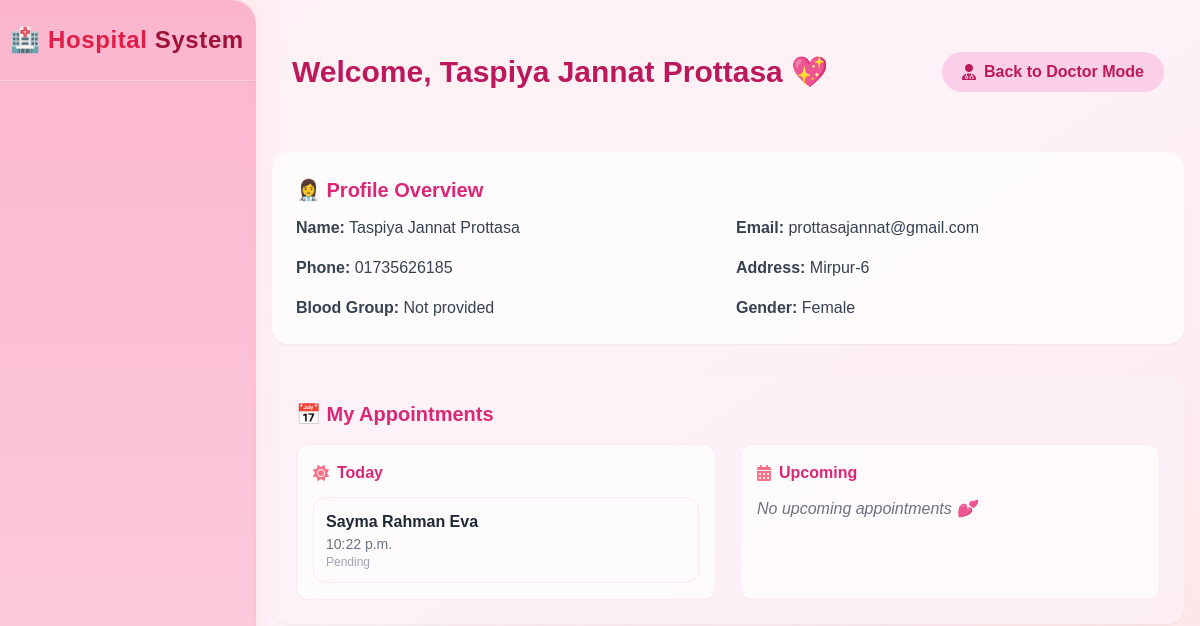
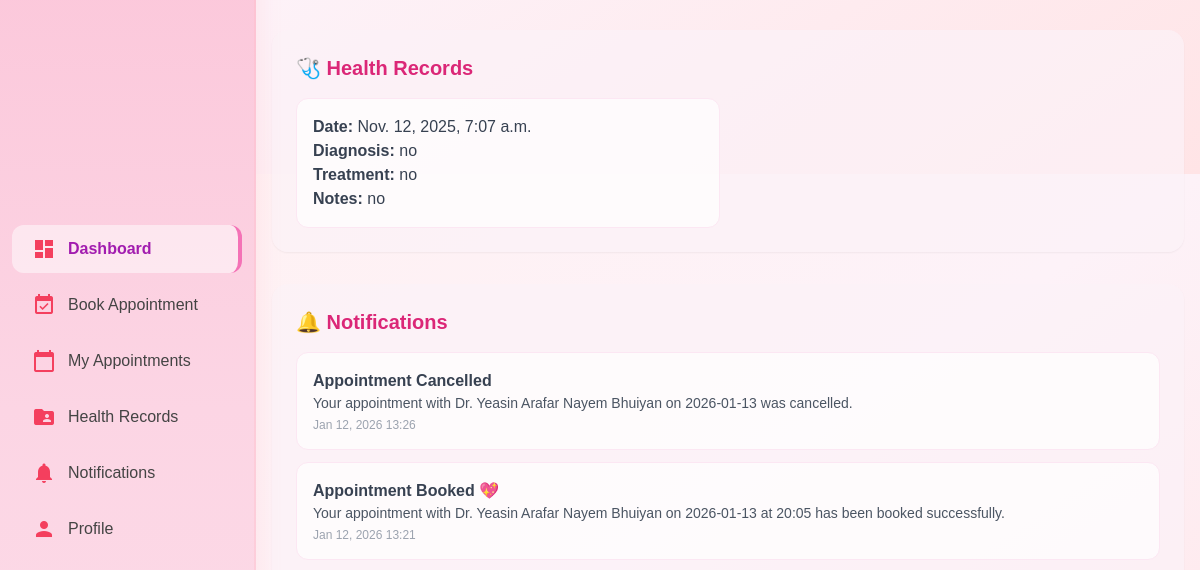
Page /patients/dashboard/ (signed in, upper part) on the earlier database version (2 pictures, top to bottom).
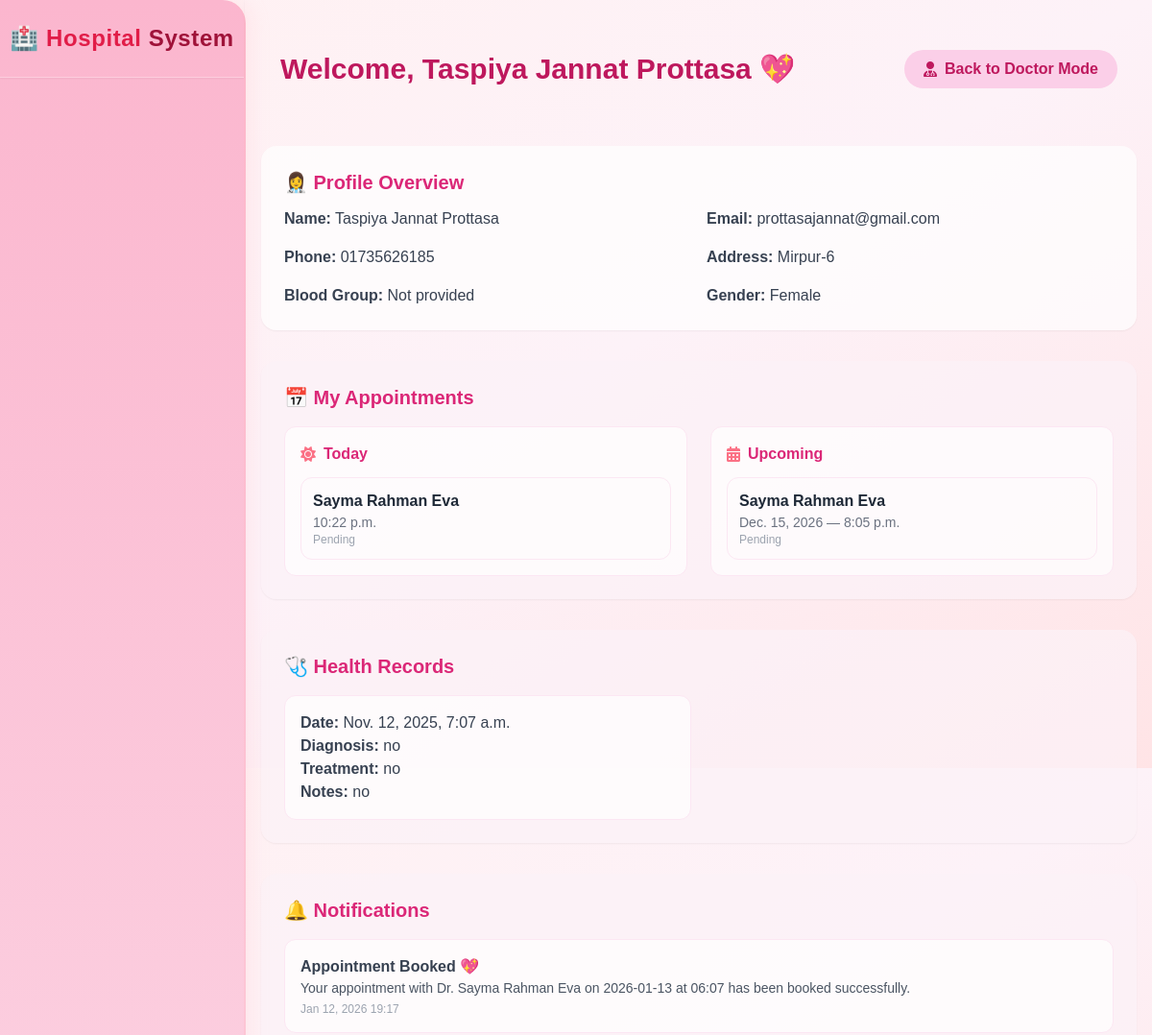
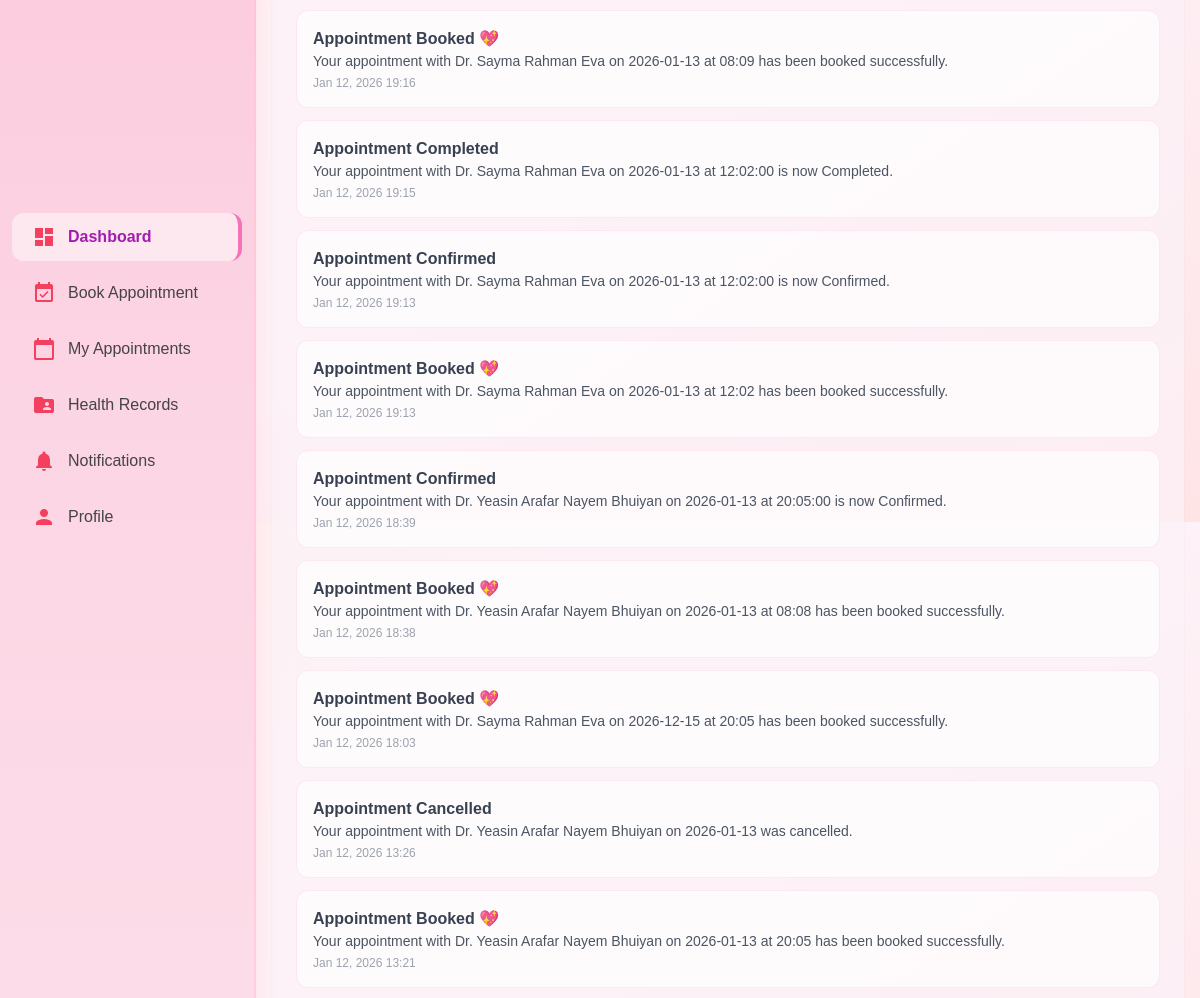
Same page on the later database version (2 pictures, top to bottom).
### doctors/models.py (models this page shows, shortened)
class Appointment(models.Model):
    doctor = models.ForeignKey(
        UserProfile,
        on_delete=models.CASCADE,
        related_name="appointments_by_doctor",
        limit_choices_to={'user_type': 'doctor'}
    )
    patient = models.ForeignKey(
        UserProfile,
        on_delete=models.CASCADE,
        related_name="appointments_by_patient",
        limit_choices_to={'user_type': 'patient'}
    )
    date = models.DateField(default=timezone.now)
    time = models.TimeField(default=timezone.now)
    phone = models.CharField(max_length=15)
    email = models.EmailField()
    service = models.CharField(max_length=100, blank=True, null=True)
    reason = models.TextField(blank=True, null=True)
    notes = models.TextField(blank=True, null=True)
    created_at = models.DateTimeField(default=timezone.now)
    status = models.CharField(
        max_length=20,
        choices=[('Pending', 'Pending'), ('Confirmed', 'Confirmed'),
                 ('Completed', 'Completed'), ('Cancelled', 'Cancelled')],
        default='Pending'
    )

### accounts/models.py (models this page shows, shortened)
class UserProfile(models.Model):
    USER_TYPE_CHOICES = (('patient', 'Patient'), ('doctor', 'Doctor'))
    username = models.CharField(max_length=150, unique=True)
    current_role = models.CharField(max_length=20, choices=[("doctor","Doctor"),("patient","Patient")], default="patient")
    email = models.EmailField(unique=True)
    name = models.CharField(max_length=255)
    password = models.CharField(max_length=256)
    user_type = models.CharField(max_length=10, choices=USER_TYPE_CHOICES)
    phone = models.CharField(max_length=15, blank=True, null=True)
    age = models.IntegerField(blank=True, null=True)
    address = models.TextField(blank=True, null=True)
    specialization = models.CharField(max_length=100, blank=True, null=True)
    license = models.CharField(max_length=50, blank=True, null=True)
    gender = models.CharField(max_length=10, blank=True, null=True)
    blood_group = models.CharField(max_length=3, blank=True, null=True)
    bio = models.TextField(blank=True, null=True)
    profile_pic = models.ImageField(upload_to="profiles/", blank=True, null=True)
    created_at = models.DateTimeField(auto_now_add=True)
    visit_fee = models.CharField(max_length=50, blank=True, null=True)
    objects = UserManager()

### patients/models.py (models this page shows, shortened)
class HealthRecord(models.Model):
    patient = models.ForeignKey(UserProfile, on_delete=models.CASCADE, related_name="health_records")
    doctor = models.ForeignKey(UserProfile, on_delete=models.SET_NULL, null=True, blank=True, related_name="doctor_records")
    diagnosis = models.TextField()
    treatment = models.TextField()
    notes = models.TextField(blank=True)
    date = models.DateTimeField(auto_now_add=True)

class Notification(models.Model):
    patient = models.ForeignKey(UserProfile, on_delete=models.CASCADE, related_name='notifications')
    title = models.CharField(max_length=255)
    message = models.TextField()
    created_at = models.DateTimeField(auto_now_add=True)
    is_read = models.BooleanField(default=False)

### patients/views.py (the view)
    def wrapper(request, *args, **kwargs):
        user = get_session_user(request)
        if not user:
            messages.warning(request, "Please login first.")
            return redirect("LogInSignUppage")
        return func(request, *args, **kwargs)

### doctors/context_processors.py (called while the page is built)
def doctor_context(request):
    user_id = request.session.get("user_id")
    if not user_id:
        return {}
    try:
        doctor = UserProfile.objects.get(id=user_id, user_type="doctor")
        return {"doctor": doctor}
    except UserProfile.DoesNotExist:
        return {}

### patients/context_processors.py (called while the page is built)
def patient_context(request):
    user_id = request.session.get("user_id")
    if not user_id:
        return {}
    try:
        patient = UserProfile.objects.get(id=user_id, user_type="patient")
        return {"patient": patient}
    except UserProfile.DoesNotExist:
        return {}

### patients/views.py (called while the page is built)
def get_session_user(request):
    user_id = request.session.get("user_id")
    if not user_id:
        return None
    try:
        user = UserProfile.objects.get(id=user_id)
        mode = request.session.get("mode")
        if mode == "patient":
            user.user_type = "patient"
        return user
    except UserProfile.DoesNotExist:
        return None

### patients/templates/patient_dashboard.html (shortened to what the changed rows need)
{% load static %}
<!DOCTYPE html>
<html lang="en">
<head>
  <script src="https://cdn.tailwindcss.com"></script>
  <link rel="stylesheet" href="https://cdnjs.cloudflare.com/ajax/libs/font-awesome/6.4.2/css/all.min.css" />
</head>
<body class="bg-gradient-to-br from-rose-50 via-pink-50 to-rose-100 min-h-screen text-gray-700 overflow-x-hidden">
  {% include 'patient_sidebar.html' %}
  <header class="mt-8 lg:ml-64 px-4">
    <div class="flex flex-col sm:flex-row justify-between items-center p-5 mb-6 mt-4">
      <h1 class="text-3xl font-bold text-pink-700 mb-3 sm:mb-0">
        Welcome, {{ user.name|default:"Patient" }} 💖
      </h1>
    </div>
  </header>
  <main class="main-content lg:ml-64 max-w-6xl mx-auto space-y-8 p-4">
    <section class="bg-white/70 rounded-2xl shadow-sm p-6">
      <h2 class="text-xl font-semibold text-pink-600 mb-3">👩‍⚕️ Profile Overview</h2>
    </section>
    <section class="bg-pink-50/70 rounded-2xl shadow-sm p-6">
      <h2 class="text-xl font-semibold text-pink-600 mb-4">📅 My Appointments</h2>
      {% if today_appointments or upcoming_appointments %}
      <div class="grid md:grid-cols-2 gap-6">
        <div class="bg-white/70 rounded-xl p-4 border border-pink-100">
          {% if today_appointments %}
            <div class="space-y-3">
              {% for a in today_appointments %}
              <div class="border border-pink-100 rounded-xl p-3 hover:bg-pink-50 transition">
                <p class="font-semibold text-gray-800">{{ a.doctor.name }}</p>
                <p class="text-sm text-gray-500">{{ a.time }}</p>
                <p class="text-xs text-gray-400">{{ a.status|capfirst }}</p>
              </div>
              {% endfor %}
            </div>
          {% else %}
            <p class="text-gray-500 italic">No appointments today 🌤️</p>
          {% endif %}
        </div>
        <div class="bg-white/70 rounded-xl p-4 border border-pink-100">
          <h3 class="text-pink-600 font-semibold mb-3 flex items-center gap-2">
            <i class="fa-solid fa-calendar-days text-rose-400"></i> Upcoming
          </h3>
          {% if upcoming_appointments %}
            <div class="space-y-3">
              {% for a in upcoming_appointments %}
              <div class="border border-pink-100 rounded-xl p-3 hover:bg-pink-50 transition">
                <p class="font-semibold text-gray-800">{{ a.doctor.name }}</p>
                <p class="text-sm text-gray-500">{{ a.date }} — {{ a.time }}</p>
                <p class="text-xs text-gray-400">{{ a.status|capfirst }}</p>
              </div>
              {% endfor %}
            </div>
          {% else %}
            <p class="text-gray-500 italic">No upcoming appointments 💕</p>
          {% endif %}
        </div>
      </div>
      {% else %}
        <p class="text-gray-500 italic">No appointments found 🌸</p>
      {% endif %}
    </section>
    <section class="bg-pink-50/70 rounded-2xl shadow-sm p-6">
      <h2 class="text-xl font-semibold text-pink-600 mb-4">🩺 Health Records</h2>
      {% if health_records %}
        <div class="grid sm:grid-cols-2 gap-4">
          {% for record in health_records %}
            <div class="p-4 border border-pink-100 bg-white/70 rounded-xl hover:bg-pink-50 transition">
              <p><strong>Date:</strong> {{ record.date }}</p>
              <p><strong>Diagnosis:</strong> {{ record.diagnosis }}</p>
              <p><strong>Treatment:</strong> {{ record.treatment }}</p>
              <p><strong>Notes:</strong> {{ record.notes|default:"-" }}</p>
            </div>
          {% endfor %}
        </div>
      {% else %}
        <p class="text-gray-500 italic">No health records found 🌼</p>
      {% endif %}
    </section>
    <section class="bg-pink-50/70 rounded-2xl shadow-sm p-6">
      <h2 class="text-xl font-semibold text-pink-600 mb-4">🔔 Notifications</h2>
      {% if notifications %}
        <ul class="space-y-3">
          {% for n in notifications %}
            <li class="p-4 rounded-xl border border-pink-100 bg-white/70 hover:bg-pink-50 transition">
              <p class="font-semibold">{{ n.title }}</p>
              <p class="text-gray-600 text-sm">{{ n.message }}</p>
              <p class="text-xs text-gray-400 mt-1">{{ n.created_at|date:"M d, Y H:i" }}</p>
            </li>
          {% endfor %}
        </ul>
      {% else %}
        <p class="text-gray-500 italic">No notifications 💌</p>
      {% endif %}
    </section>
  </main>
</body>
</html>

Differences in the rows shown:
added Appointment: doctor.name "Sayma Rahman Eva", date "Dec. 15, 2026", time "8:05 p.m.", status "Pending", shown under "Upcoming"
added Notification: title "Appointment Booked 💖", message "Your appointment with Dr. Sayma Rahman Eva on 2026-01-13 at 06:07 has been booked successfully.", created_at "Jan 12, 2026 19:17"
added Notification: title "Appointment Booked 💖", message "Your appointment with Dr. Sayma Rahman Eva on 2026-01-13 at 08:09 has been booked successfully.", created_at "Jan 12, 2026 19:16"
added Notification: title "Appointment Completed", message "Your appointment with Dr. Sayma Rahman Eva on 2026-01-13 at 12:02:00 is now Completed.", created_at "Jan 12, 2026 19:15"
added Notification: title "Appointment Confirmed", message "Your appointment with Dr. Sayma Rahman Eva on 2026-01-13 at 12:02:00 is now Confirmed.", created_at "Jan 12, 2026 19:13"
added Notification: title "Appointment Booked 💖", message "Your appointment with Dr. Sayma Rahman Eva on 2026-01-13 at 12:02 has been booked successfully.", created_at "Jan 12, 2026 19:13"
added Notification: title "Appointment Confirmed", message "Your appointment with Dr. Yeasin Arafar Nayem Bhuiyan on 2026-01-13 at 20:05:00 is now Confirmed.", created_at "Jan 12, 2026 18:39"
added Notification: title "Appointment Booked 💖", message "Your appointment with Dr. Yeasin Arafar Nayem Bhuiyan on 2026-01-13 at 08:08 has been booked successfully.", created_at "Jan 12, 2026 18:38"
added Notification: title "Appointment Booked 💖", message "Your appointment with Dr. Sayma Rahman Eva on 2026-12-15 at 20:05 has been booked successfully.", created_at "Jan 12, 2026 18:03"
Other differences:
text no longer shown: "No upcoming appointments 💕"
